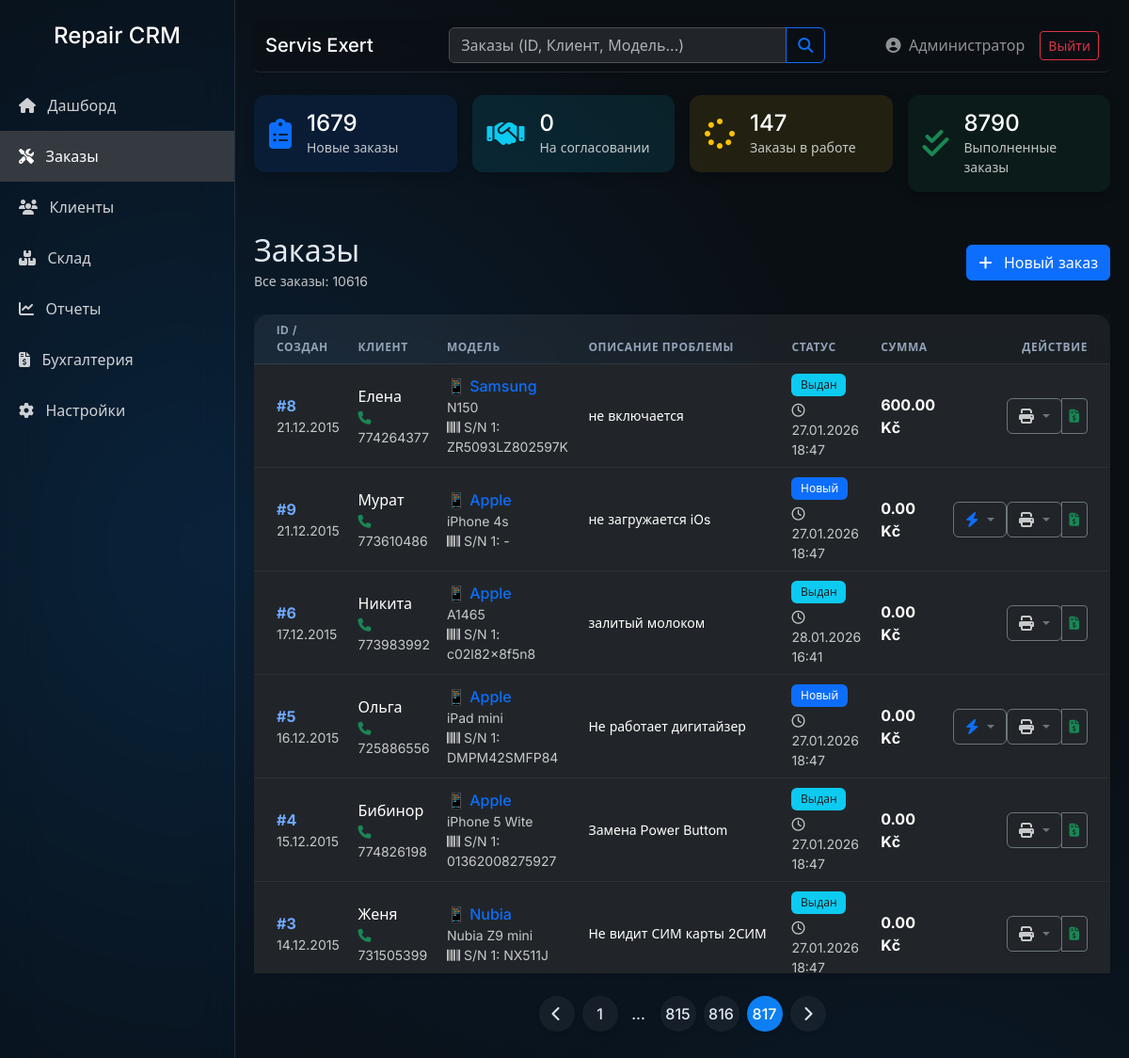
Screenshot of /orders.php?p=817 (signed in) with the database file from the repository.
### tables this page shows
CREATE TABLE `orders` (
  `id` int(11) NOT NULL AUTO_INCREMENT,
  `customer_id` int(11) NOT NULL,
  `device_type` enum('Phone','Notebook','PC','Tablet','HDD','Computer','Other') NOT NULL,
  `order_type` enum('Non-Warranty','Warranty') DEFAULT 'Non-Warranty',
  `device_model` varchar(100) NOT NULL,
  `device_brand` varchar(100) DEFAULT NULL,
  `serial_number` varchar(100) DEFAULT NULL,
  `serial_number_2` varchar(100) DEFAULT NULL,
  `appearance` text DEFAULT NULL,
  `pin_code` varchar(50) DEFAULT NULL,
  `priority` enum('Normal','High') DEFAULT 'Normal',
  `problem_description` text DEFAULT NULL,
  `technician_notes` text DEFAULT NULL,
  `estimated_cost` decimal(10,2) DEFAULT NULL,
  `final_cost` decimal(10,2) DEFAULT NULL,
  `extra_expenses` decimal(10,2) DEFAULT 0.00,
  `status` enum('New','In Progress','Waiting for Parts','Completed','Collected','Cancelled') DEFAULT 'New',
  `technician_id` int(11) DEFAULT NULL,
  `created_at` timestamp NOT NULL DEFAULT current_timestamp(),
  `updated_at` timestamp NOT NULL DEFAULT current_timestamp() ON UPDATE current_timestamp(),
  `old_quitt_id` int(11) DEFAULT NULL,
  `shipping_method` varchar(50) DEFAULT NULL,
  `shipping_tracking` varchar(100) DEFAULT NULL,
  `shipping_date` datetime DEFAULT NULL,
  PRIMARY KEY (`id`),
  KEY `customer_id` (`customer_id`),
  CONSTRAINT `orders_ibfk_1` FOREIGN KEY (`customer_id`) REFERENCES `customers` (`id`)
);

CREATE TABLE `customers` (
  `id` int(11) NOT NULL AUTO_INCREMENT,
  `customer_type` enum('private','company') DEFAULT 'private',
  `first_name` varchar(50) NOT NULL,
  `last_name` varchar(50) NOT NULL,
  `ico` varchar(20) DEFAULT NULL,
  `dic` varchar(20) DEFAULT NULL,
  `company` varchar(100) DEFAULT NULL,
  `phone` varchar(20) DEFAULT NULL,
  `email` varchar(100) DEFAULT NULL,
  `address` text DEFAULT NULL,
  `created_at` timestamp NOT NULL DEFAULT current_timestamp(),
  `old_user_id` int(11) DEFAULT NULL,
  PRIMARY KEY (`id`)
);

CREATE TABLE `system_settings` (
  `setting_key` varchar(50) NOT NULL,
  `setting_value` text DEFAULT NULL,
  PRIMARY KEY (`setting_key`)
);

### orders.php (the view, shortened to what the rows shown need)
<?php
require_once 'includes/config.php';
require_once 'includes/functions.php';
require_once 'includes/header.php';
$limit  = 13;
$page   = max(1, (int)($_GET['p'] ?? 1));
$offset = ($page - 1) * $limit;
$orders       = [];
if (isset($pdo)) {
    try {
        $search = trim($_GET['search'] ?? '');
        $where_clauses = [];
        $sql_params    = [];
        $where_sql = $where_clauses ? ' WHERE ' . implode(' AND ', $where_clauses) : '';
        $search_id      = is_numeric($search) ? (int)$search : 0;
        $fetch_params   = $sql_params;
        $fetch_params[] = $search_id;
        $stmt = $pdo->prepare(
            'SELECT o.*, c.first_name, c.last_name, c.phone, t.name as tech_name
             FROM orders o
             JOIN customers c ON o.customer_id = c.id
             LEFT JOIN technicians t ON o.technician_id = t.id'
            . $where_sql
            . ' ORDER BY (CASE WHEN o.id = ? THEN 1 ELSE 2 END), o.created_at DESC
              LIMIT ' . (int)$limit . ' OFFSET ' . (int)$offset
        );
        $stmt->execute($fetch_params);
        $orders = $stmt->fetchAll();
    } catch (PDOException $e) {
        error_log('orders.php query error: ' . $e->getMessage());
    }
}
?>
<div class="d-flex justify-content-between align-items-center mb-4">
    <div>
        <h2 class="mb-0"><?php echo __('orders'); ?></h2>
    </div>
</div>
<div class="card glass-card shadow-sm border-0">
    <div class="card-body p-0">
        <div class="table-responsive" style="max-height: 700px; overflow-y: auto;">
            <table class="table table-hover align-middle mb-0">
                <thead class="bg-transparent sticky-top" style="z-index: 10;">
                    <tr>
                        <th class="ps-4">ID / <?php echo __('created'); ?></th>
                        <th><?php echo __('client'); ?></th>
                        <th><?php echo __('device_model'); ?></th>
                        <th><?php echo __('problem'); ?></th>
                        <th><?php echo __('status'); ?></th>
                        <th><?php echo __('amount'); ?></th>
                        <th class="text-end pe-4"><?php echo __('action'); ?></th>
                    </tr>
                </thead>
                <tbody>
                    <?php if (empty($orders)): ?>
                        <tr>
                            <td colspan="7" class="text-center py-5 text-white-75">
                                <i class="fas fa-folder-open fa-3x mb-3 d-block opacity-25"></i>
                                <?php echo __('not_found'); ?>
                            </td>
                        </tr>
                    <?php else: ?>
                        <?php foreach ($orders as $order): ?>
                        <?php
                            $device_icon = getDeviceIcon($order['device_type']);
                            $client_phone = $order['phone'] ?? '';
                            $phone_clean  = preg_replace('/[^0-9+]/', '', $client_phone);
                        ?>
                        <tr>
                            <td class="ps-4">
                                <a href="view_order.php?id=<?php echo (int)$order['id']; ?>" class="fw-bold text-decoration-none">#<?php echo (int)$order['id']; ?></a>
                                <div class="small text-white-75"><?php echo date('d.m.Y', strtotime($order['created_at'])); ?></div>
                            </td>
                            <td>
                                <div><?php echo e($order['first_name'] . ' ' . $order['last_name']); ?></div>
                                <?php if($client_phone): ?>
                                <div class="phone-qr-trigger small text-white-75"
                                     data-phone="<?php echo e($phone_clean); ?>"
                                     style="cursor: pointer;">
                                    <i class="fas fa-phone me-1 text-success"></i><?php echo e($client_phone); ?>
                                </div>
                                <?php endif; ?>
                            </td>
                            <td>
                                <div class="fw-medium text-primary"><?php echo $device_icon; ?> <?php echo htmlspecialchars($order['device_brand']); ?></div>
                                <div class="small text-white-75"><?php echo htmlspecialchars($order['device_model']); ?></div>
                                <?php if(!empty($order['serial_number'])): ?>
                                    <div class="small text-white-75"><i class="fas fa-barcode me-1"></i><?php echo __('sn1'); ?>: <?php echo htmlspecialchars($order['serial_number']); ?></div>
                                <?php endif; ?>
                            </td>
                            <td>
                                <div class="small text-truncate" style="max-width: 200px;" title="<?php echo htmlspecialchars($order['problem_description']); ?>">
                                    <?php echo htmlspecialchars($order['problem_description']); ?>
                                </div>
                            </td>
                            <td>
                                <?php echo getStatusBadge($order['status']); ?>
                                <div class="small text-white-75 mt-1">
                                    <i class="far fa-clock me-1"></i><?php echo date('d.m.Y H:i', strtotime($order['updated_at'])); ?>
                                </div>
                            </td>
                            <td class="fw-bold text-white"><?php echo formatMoney($order['final_cost'] ?: $order['estimated_cost']); ?></td>
                            <td class="text-end pe-4">
                                <?php
                                    $can_quick = hasPermission('admin_access') || hasPermission('edit_orders')
                                        || (($_SESSION['role'] ?? '') === 'technician'
                                            && (int)($order['technician_id'] ?? 0) === (int)($_SESSION['tech_id'] ?? 0));
                                ?>
                                <?php
                                    $can_cancel = !in_array($order['status'], ['Cancelled', 'Collected'], true);
                                    $show_quick = $can_quick && (
                                        in_array($order['status'], ['New', 'Pending Approval', 'Waiting for Parts', 'In Progress', 'Completed'], true) || $can_cancel
                                    );
                                ?>
                                <div class="btn-group btn-group-sm shadow-sm">
                                    <?php if ($show_quick): ?>
                                    <div class="dropdown">
                                        <button class="btn btn-outline-secondary dropdown-toggle" type="button" data-bs-toggle="dropdown" title="<?php echo __('quick_status'); ?>">
                                            <i class="fas fa-bolt text-primary"></i>
                                        </button>
                                    </div>
                                    <?php endif; ?>
                                    <div class="dropdown">
                                        <button class="btn btn-outline-secondary dropdown-toggle" type="button" data-bs-toggle="dropdown" title="<?php echo __('print'); ?>">
                                            <i class="fas fa-print text-white-75"></i>
                                        </button>
                                    </div>
                                    <?php if (hasPermission('admin_access')): ?>
                                    <button type="button" class="btn btn-outline-secondary accounting-btn" data-id="<?php echo $order['id']; ?>" title="<?php echo __('accounting'); ?>">
                                        <i class="fas fa-file-invoice-dollar text-success"></i>
                                    </button>
                                    <?php endif; ?>
                                </div>
                            </td>
                        </tr>
                        <?php endforeach; ?>
                    <?php endif; ?>
                </tbody>
            </table>
        </div>
    </div>
</div>
<?php require_once 'includes/footer.php'; ?>

### includes/functions.php (shortened to what the rows shown need)
<?php
function hasPermission($permission) {
    if (($_SESSION['role'] ?? '') === 'admin') {
        return true;
    }
    return false;
}
function getDeviceIcon($type) {
    switch ($type) {
        case 'Phone': return '📱';
    }
}
function getStatusBadge($status) {
    switch ($status) {
        case 'New':
            return '<span class="badge bg-primary">'.__('new').'</span>';
        case 'Collected':
            return '<span class="badge bg-info text-dark">'.__('status_collected').'</span>';
    }
}
function formatMoney($amount) {
    $currency = get_setting('currency', 'Kč');
    return number_format($amount, 2, '.', ' ') . ' ' . $currency;
}
function get_setting($key, $default = '') {
    global $pdo;
    static $cache = [];
    if (array_key_exists($key, $cache)) {
        return $cache[$key];
    }
    try {
        $stmt = $pdo->prepare("SELECT setting_value FROM system_settings WHERE setting_key = ?");
        $stmt->execute([$key]);
        $val = $stmt->fetchColumn();
        if ($val !== false) {
            $cache[$key] = $val;
            return $val;
        }
    } catch (Exception $e) {
        $cache[$key] = $default;
        return $default;
    }
    $cache[$key] = $default;
    return $default;
}
?>

### rows the page displays
orders: id "8", created_at "21.12.2015", customer.last_name "Елена", customer.phone "774264377", device_type "📱", device_brand "Samsung", device_model "N150", serial_number "ZR5093LZ802597K", problem_description "не включается", updated_at "27.01.2026 18:47", final_cost+estimated_cost "600.00 Kč"
orders: id "9", created_at "21.12.2015", customer.last_name "Мурат", customer.phone "773610486", device_type "📱", device_brand "Apple", device_model "iPhone 4s", __ "S/N 1", serial_number "-", problem_description "не загружается iOs", __ "Новый", updated_at "27.01.2026 18:47", final_cost+estimated_cost "0.00 Kč"
orders: id "6", created_at "17.12.2015", customer.last_name "Никита", customer.phone "773983992", device_type "📱", device_brand "Apple", device_model "A1465", __ "S/N 1", serial_number "c02l82x8f5n8", problem_description "залитый молоком", __ "Выдан", updated_at "28.01.2026 16:41", final_cost+estimated_cost "0.00 Kč"
orders: id "5", created_at "16.12.2015", customer.last_name "Ольга", customer.phone "725886556", device_type "📱", device_brand "Apple", device_model "iPad mini", __ "S/N 1", serial_number "DMPM42SMFP84", problem_description "Не работает дигитайзер", __ "Новый", updated_at "27.01.2026 18:47", final_cost+estimated_cost "0.00 Kč"
orders: id "4", created_at "15.12.2015", customer.last_name "Бибинор", customer.phone "774826198", device_type "📱", device_brand "Apple", device_model "iPhone 5 Wite", __ "S/N 1", serial_number "01362008275927", problem_description "Замена Power Buttom", __ "Выдан", updated_at "27.01.2026 18:47", final_cost+estimated_cost "0.00 Kč"
orders: id "3", created_at "14.12.2015", customer.last_name "Женя", customer.phone "731505399", device_type "📱", device_brand "Nubia", device_model "Nubia Z9 mini", __ "S/N 1", serial_number "NX511J", problem_description "Не видит СИМ карты 2СИМ", __ "Выдан", updated_at "27.01.2026 18:47", final_cost+estimated_cost "0.00 Kč"

### other values shown
__('dashboard') "Дашборд"
__('orders') "Заказы"
__('customers') "Клиенты"
__('inventory') "Склад"
__('reports') "Отчеты"
__('accounting') "Бухгалтерия"
__('settings') "Настройки"
get_setting('company_name', 'Repair CRM') "Servis Exert"
$_SESSION['full_name'] "Администратор"
__('logout') "Выйти"
$s_new "1679"
__('new_orders') "Новые заказы"
$s_pending "0"
__('pending_approval_orders') "На согласовании"
$s_progress "147"
